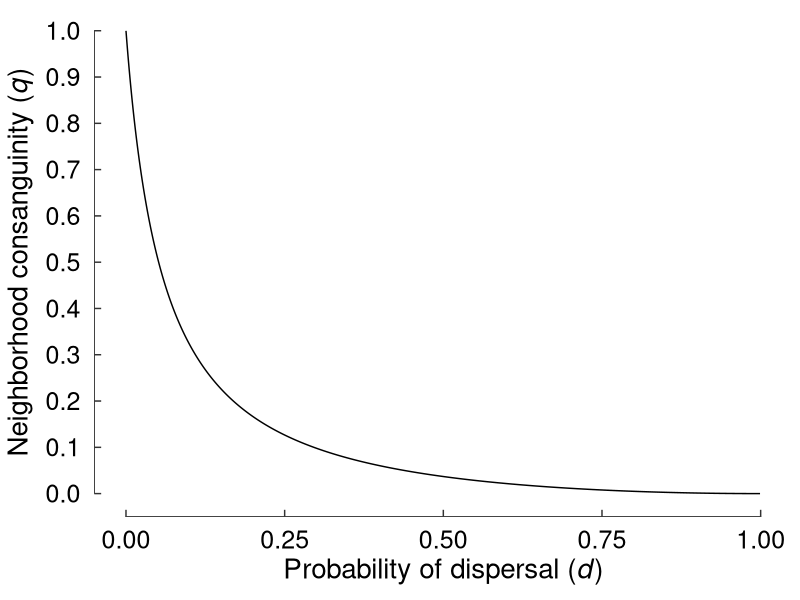
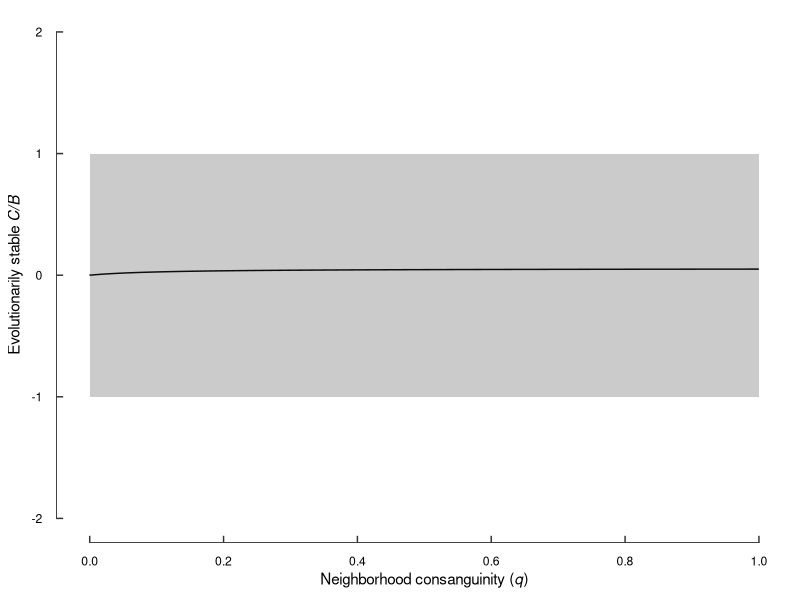
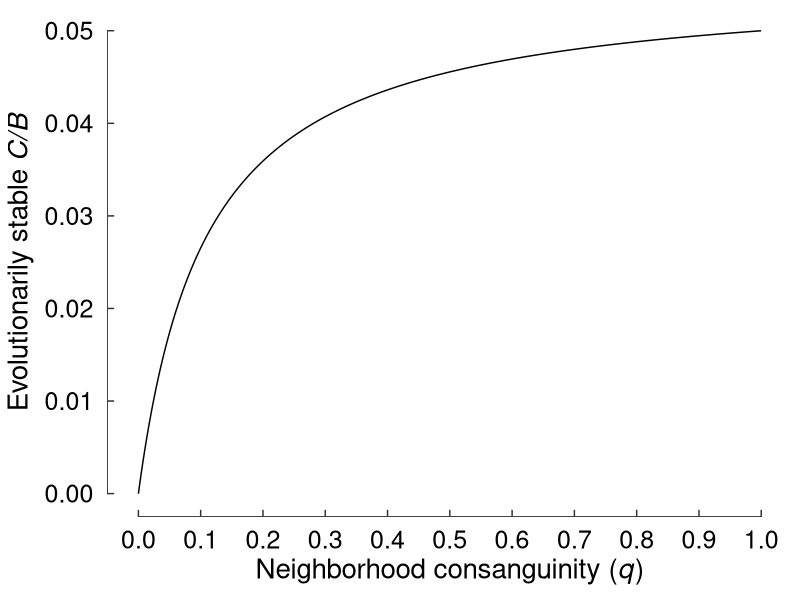
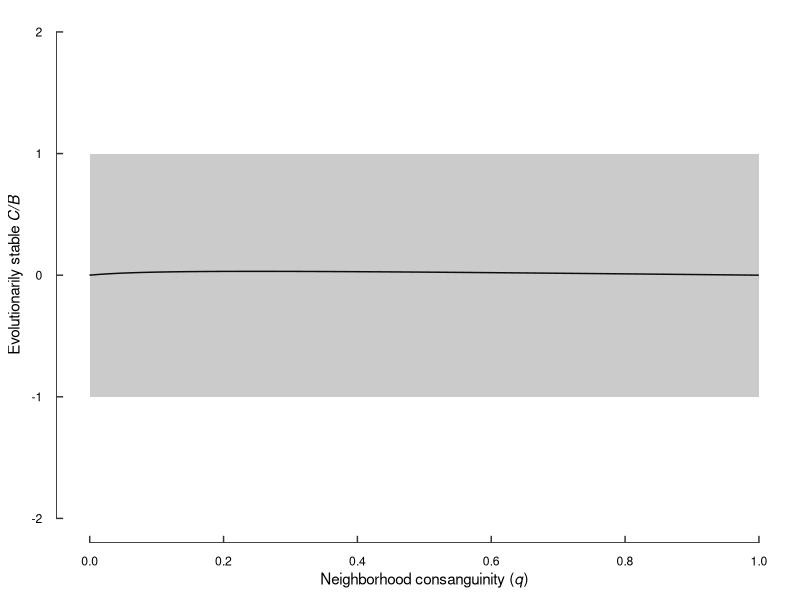
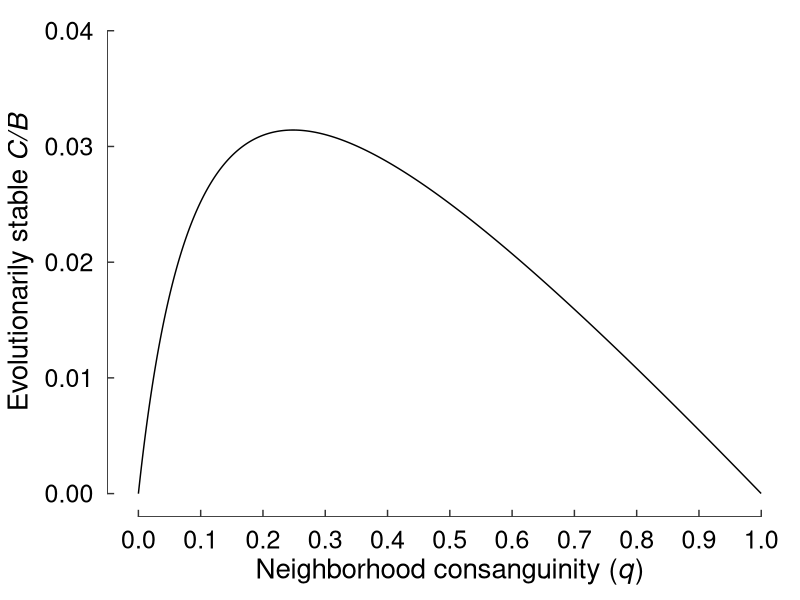
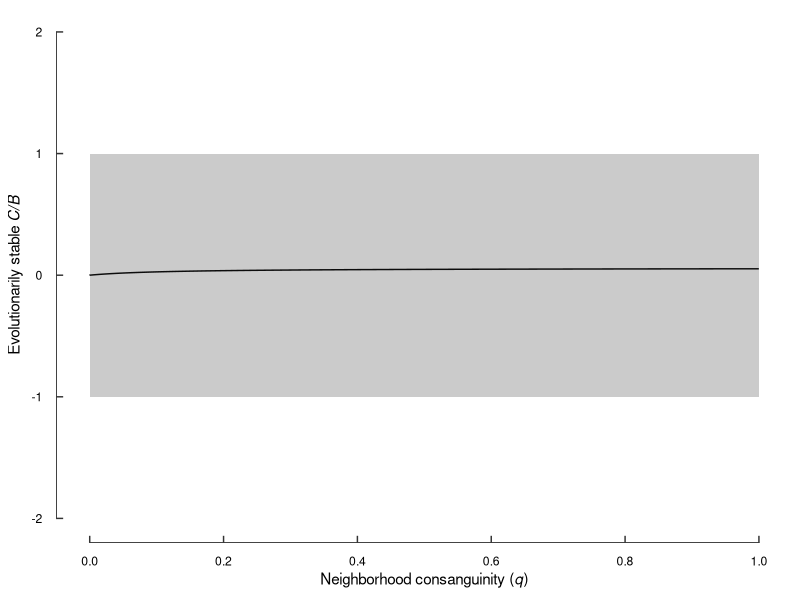
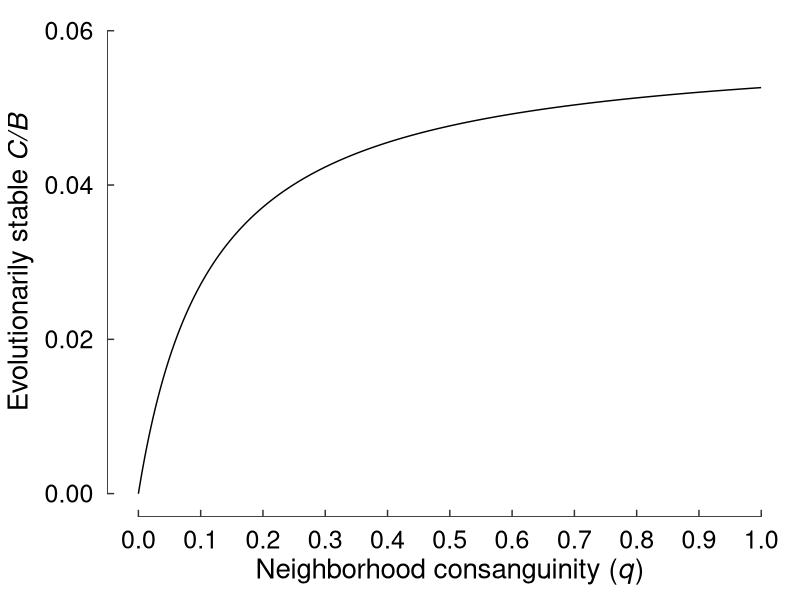
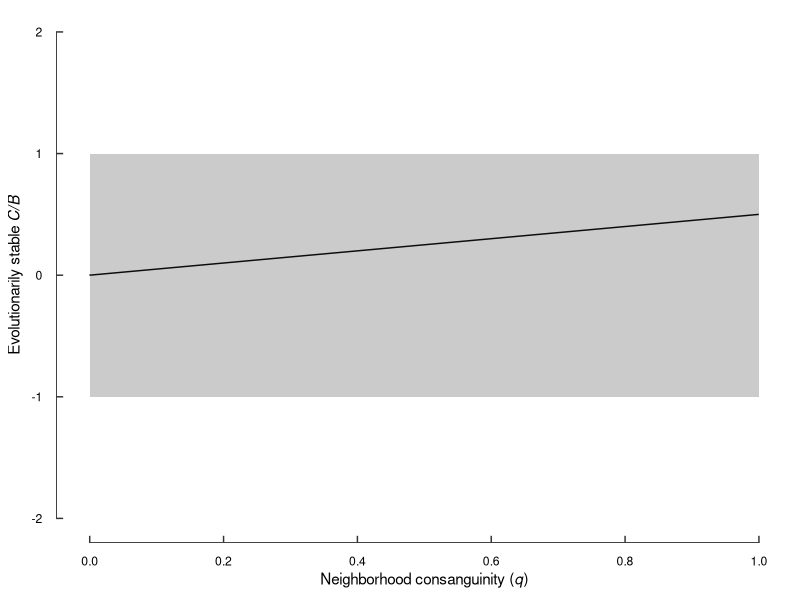

The R source for these figures, in order:
library(tidyverse)
library(cowplot)
library(ggthemes)

# seed variables
n <- 10
k <- 0.1
d <- seq(0.00001, 1, by = 0.001)

# generate data
df <- tibble(n, k, d)
consang <- df %>% 
  expand(n, k, d) %>% 
  mutate(h = (1 - d) / (1 - k*d)) %>% 
  mutate(q = (h^2)/(n - (h^2) * (n - 1))) %>% 
  mutate(cb_parent = ((q - ((1 - d)^2)*q)/(1 - ((1 - d)^2)*q))/2) %>% 
  mutate(cb_actdis = (q - ((1-d)^2)*q)/2) %>% 
  mutate(cb_actsed = ((q - ((1 - d)^2)*q)/(1 - (1 - d)*q))/2) %>% 
  mutate(cb_actdis_recdis = q/2) %>% 
  mutate(cb_actdis_recsed = (q - (1 - d)*q)/2) %>% 
  mutate(cb_actsed_recdis = ((q)/(1 - (1 - d)*q))/2) %>% 
  mutate(cb_actsed_recsed = ((q - (1 - d)*q)/(1 - (1 - d)*q))/2) %>% 
  mutate(cb_actdis_recdis_1 = 1/2) %>% 
  mutate(cb_actdis_recdis_0 = 0/2) %>% 
  mutate(cb_actdis_recsed_1 = (1 - (1 - d)*q)/2) %>% 
  mutate(cb_actdis_recsed_0 = -((1 - d)*q)/2) %>% 
  mutate(cb_actsed_recdis_1 = (1/(1 - (1 - d)*q))/2) %>%
  mutate(cb_actsed_recdis_0 = 0/2) %>%
  mutate(cb_actsed_recsed_1 = 1/2) %>%
  mutate(cb_actsed_recsed_0 = -((1 - d)*q)/(1 - (1 - d)*q)/2)

# build graphs
# generate theme
theme_cb <- theme_classic() +
  theme(
    axis.text = element_text(colour = "black"),
    axis.text.x = element_text(margin = margin(t = 10, unit = "pt")),
    axis.text.y = element_text(margin = margin(r = 10)),
    axis.line = element_blank(),
    axis.ticks.length = unit(-5,"pt"),
    panel.background = element_rect(fill = "transparent"),
    plot.background = element_rect(fill = "transparent", color = NA)
  )

theme_cb_zoom <- theme_classic() +
  theme(
    axis.title = element_text(size = 20),
    axis.text = element_text(size = 18, colour = "black"),
    axis.text.x = element_text(margin = margin(t = 10, unit = "pt")),
    axis.text.y = element_text(margin = margin(r = 10)),
    axis.line = element_blank(),
    axis.ticks.length = unit(-5,"pt"),
    panel.background = element_rect(fill = "transparent"),
    plot.background = element_rect(fill = "transparent", color = NA)
  )

# dispersal and consanguinity
fudge_axis <- tibble(d = c(0,1), q = c(0.001,1))
f_consang <- consang %>% 
  ggplot(aes(x = d, y = q)) + geom_line() +  
  labs(x = expression(paste("Probability of dispersal (", italic("d"), ")")), 
       y = expression(paste("Neighborhood consanguinity (", italic("q"), ")"))) + 
  theme_cb_zoom + geom_rangeframe(data = fudge_axis) + scale_y_continuous(breaks = seq(0, 1, 0.1))
f_consang
save_plot(f_consang, filename = "f_consang.pdf", base_height = 5, base_asp = 2)

# parent model
fudge_axis <- tibble(q = c(0,1), cb_parent = c(-2,2))
f_parent <- consang %>% 
  ggplot(aes(x = q, y = cb_parent)) + geom_line() +  
  labs(x = expression(paste("Neighborhood consanguinity (", italic("q"), ")")), 
                              y = expression(paste("Evolutionarily stable ", italic("C/B")))) + 
  theme_cb + geom_rangeframe(data = fudge_axis) + scale_x_continuous(breaks = seq(0, 1, 0.2)) + 
  geom_ribbon(aes(ymin = -1, ymax = 1), alpha=0.25)
f_parent

fudge_axis <- tibble(q = c(0,1), cb_parent = c(0,0.05))
f_parent_zoom <- ggplot(consang, aes(x = q, y = cb_parent)) + geom_line() +
  labs(x = expression(paste("Neighborhood consanguinity (", italic("q"), ")")), 
       y = expression(paste("Evolutionarily stable ", italic("C/B")))) + 
  theme_cb_zoom + scale_x_continuous(breaks = seq(0, 1, 0.1)) + geom_rangeframe(data = fudge_axis)
f_parent_zoom
save_plot(f_parent_zoom, filename = "f_parent_zoom.pdf", base_height = 5, base_asp = 2)

# actor dispersing
fudge_axis <- tibble(q = c(0,1), cb_actdis = c(-2,2))
f_actdis <- ggplot(consang, aes(x = q, y = cb_actdis)) + geom_line() +  
  labs(x = expression(paste("Neighborhood consanguinity (", italic("q"), ")")), 
       y = expression(paste("Evolutionarily stable ", italic("C/B")))) + 
  theme_cb + geom_rangeframe(data = fudge_axis) + scale_x_continuous(breaks = seq(0, 1, 0.2)) + 
  geom_ribbon(aes(ymin = -1, ymax = 1), alpha=0.25)
f_actdis

fudge_axis <- tibble(q = c(0,1), cb_actdis = c(0,0.04))
f_actdis_zoom <- ggplot(consang, aes(x = q, y = cb_actdis)) + geom_line() +  
  labs(x = expression(paste("Neighborhood consanguinity (", italic("q"), ")")), 
       y = expression(paste("Evolutionarily stable ", italic("C/B")))) + 
  theme_cb_zoom + scale_x_continuous(breaks = seq(0, 1, 0.1)) + geom_rangeframe(data = fudge_axis)
f_actdis_zoom
save_plot(f_actdis_zoom, filename = "f_actdis_zoom.pdf", base_height = 5, base_asp = 2)

# actor sedentary
fudge_axis <- tibble(q = c(0,1), cb_actsed = c(-2,2))
f_actsed <- ggplot(consang, aes(x = q, y = cb_actsed)) + geom_line() +  
  labs(x = expression(paste("Neighborhood consanguinity (", italic("q"), ")")), 
       y = expression(paste("Evolutionarily stable ", italic("C/B")))) + 
  theme_cb + geom_rangeframe(data = fudge_axis) + scale_x_continuous(breaks = seq(0, 1, 0.2)) + 
  geom_ribbon(aes(ymin = -1, ymax = 1), alpha=0.25)
f_actsed

fudge_axis <- tibble(q = c(0,1), cb_actsed = c(0,0.06))
f_actsed_zoom <- ggplot(consang, aes(x = q, y = cb_actsed)) + geom_line() +  
  labs(x = expression(paste("Neighborhood consanguinity (", italic("q"), ")")), 
       y = expression(paste("Evolutionarily stable ", italic("C/B")))) + 
  theme_cb_zoom + scale_x_continuous(breaks = seq(0, 1, 0.1)) + geom_rangeframe(data = fudge_axis)
f_actsed_zoom
save_plot(f_actsed_zoom, filename = "f_actsed_zoom.pdf", base_height = 5, base_asp = 2)

# actor dispersing, recipient dispersing
fudge_axis <- tibble(q = c(0,1), cb_actdis_recdis = c(-2,2))
f_actdis_recdis <- ggplot(consang, aes(x = q, y = cb_actdis_recdis)) + geom_line() +  
  labs(x = expression(paste("Neighborhood consanguinity (", italic("q"), ")")), 
       y = expression(paste("Evolutionarily stable ", italic("C/B")))) + 
  theme_cb + geom_rangeframe(data = fudge_axis) + scale_x_continuous(breaks = seq(0, 1, 0.2)) + 
  geom_ribbon(aes(ymin = -1, ymax = 1), alpha=0.25)
f_actdis_recdis

fudge_axis <- tibble(q = c(0,1), cb_actdis_recdis = c(0,0.5))
f_actdis_recdis_zoom <- ggplot(consang, aes(x = q, y = cb_actdis_recdis)) + geom_line() +  
  labs(x = expression(paste("Neighborhood consanguinity (", italic("q"), ")")), 
       y = expression(paste("Evolutionarily stable ", italic("C/B")))) + 
  theme_cb_zoom + scale_x_continuous(breaks = seq(0, 1, 0.1)) + geom_rangeframe(data = fudge_axis)
f_actdis_recdis_zoom
save_plot(f_actdis_recdis_zoom, filename = "f_actdis_recdis_zoom.pdf", base_height = 5, base_asp = 2)

# actor dispersing, recipient sedentary
fudge_axis <- tibble(q = c(0,1), cb_actdis_recsed = c(-2,2))
f_actdis_recsed <- ggplot(consang, aes(x = q, y = cb_actdis_recsed)) + geom_line() +  
  labs(x = expression(paste("Neighborhood consanguinity (", italic("q"), ")")), 
       y = expression(paste("Evolutionarily stable ", italic("C/B")))) + 
  theme_cb + geom_rangeframe(data = fudge_axis) + scale_x_continuous(breaks = seq(0, 1, 0.2)) + 
  geom_ribbon(aes(ymin = -1, ymax = 1), alpha=0.25)
f_actdis_recsed

fudge_axis <- tibble(q = c(0,1), cb_actdis_recsed = c(0,0.02))
f_actdis_recsed_zoom <- ggplot(consang, aes(x = q, y = cb_actdis_recsed)) + geom_line() +  
  labs(x = expression(paste("Neighborhood consanguinity (", italic("q"), ")")), 
       y = expression(paste("Evolutionarily stable ", italic("C/B")))) + 
  theme_cb_zoom + scale_x_continuous(breaks = seq(0, 1, 0.1)) + geom_rangeframe(data = fudge_axis)
f_actdis_recsed_zoom
save_plot(f_actdis_recsed_zoom, filename = "f_actdis_recsed_zoom.pdf", base_height = 5, base_asp = 2)

# actor sedentary, recipient dispersing
fudge_axis <- tibble(q = c(0,1), cb_actsed_recdis = c(-2,2))
f_actsed_recdis <- ggplot(consang, aes(x = q, y = cb_actsed_recdis)) + geom_line() +  
  labs(x = expression(paste("Neighborhood consanguinity (", italic("q"), ")")), 
       y = expression(paste("Evolutionarily stable ", italic("C/B")))) + 
  theme_cb + geom_rangeframe(data = fudge_axis) + scale_x_continuous(breaks = seq(0, 1, 0.2)) + 
  ylim(-2,2) + geom_ribbon(aes(ymin = -1, ymax = 1), alpha=0.25)
f_actsed_recdis

fudge_axis <- tibble(q = c(0,1), cb_actsed_recdis = c(0,10))
f_actsed_recdis_zoom <- ggplot(consang, aes(x = q, y = cb_actsed_recdis)) + geom_line() +  
  labs(x = expression(paste("Neighborhood consanguinity (", italic("q"), ")")), 
       y = expression(paste("Evolutionarily stable ", italic("C/B")))) + 
  theme_cb_zoom + scale_x_continuous(breaks = seq(0, 1, 0.1)) + geom_rangeframe(data = fudge_axis) + 
  ylim(0,10)
f_actsed_recdis_zoom
save_plot(f_actsed_recdis_zoom, filename = "f_actsed_recdis_zoom.pdf", base_height = 5, base_asp = 2)

# actor sedentary, recipient sedentary
fudge_axis <- tibble(q = c(0,1), cb_actsed_recsed = c(-2,2))
f_actsed_recsed <- ggplot(consang, aes(x = q, y = cb_actsed_recsed)) + geom_line() +  
  labs(x = expression(paste("Neighborhood consanguinity (", italic("q"), ")")), 
        y = expression(paste("Evolutionarily stable ", italic("C/B")))) + 
  theme_cb + geom_rangeframe(data = fudge_axis) + scale_x_continuous(breaks = seq(0, 1, 0.2)) + 
  geom_ribbon(aes(ymin = -1, ymax = 1), alpha=0.25)
f_actsed_recsed

fudge_axis <- tibble(q = c(0,1), cb_actsed_recsed = c(0,0.03))
f_actsed_recsed_zoom <- ggplot(consang, aes(x = q, y = cb_actsed_recsed)) + geom_line() +  
  labs(x = expression(paste("Neighborhood consanguinity (", italic("q"), ")")), 
       y = expression(paste("Evolutionarily stable ", italic("C/B")))) + 
  theme_cb_zoom + scale_x_continuous(breaks = seq(0.1, 1, 0.1)) + geom_rangeframe(data = fudge_axis)
f_actsed_recsed_zoom
save_plot(f_actsed_recsed_zoom, filename = "f_actsed_recsed_zoom.pdf", base_height = 5, base_asp = 2)

# actor dispersing, recipient dispersing, Q = 1
fudge_axis <- tibble(q = c(0,1), cb_actdis_recdis_1 = c(-2,2))
f_actdis_recdis_1 <- ggplot(consang, aes(x = q, y = cb_actdis_recdis_1)) + geom_line() +  
  labs(x = expression(paste("Neighborhood consanguinity (", italic("q"), ")")), 
       y = expression(paste("Evolutionarily stable ", italic("C/B")))) + 
  theme_cb + geom_rangeframe(data = fudge_axis) + scale_x_continuous(breaks = seq(0, 1, 0.2)) + 
  geom_ribbon(aes(ymin = -1, ymax = 1), alpha=0.25)
f_actdis_recdis_1

fudge_axis <- tibble(q = c(0,1), cb_actdis_recdis_1 = c(0.45,0.55))
f_actdis_recdis_1_zoom <- ggplot(consang, aes(x = q, y = cb_actdis_recdis_1)) + geom_line() +  
  labs(x = expression(paste("Neighborhood consanguinity (", italic("q"), ")")), 
       y = expression(paste("Evolutionarily stable ", italic("C/B")))) + 
  theme_cb_zoom + scale_x_continuous(breaks = seq(0, 1, 0.1)) + geom_rangeframe(data = fudge_axis)
f_actdis_recdis_1_zoom
save_plot(f_actdis_recdis_1_zoom, filename = "f_actdis_recdis_1_zoom.pdf", base_height = 5, base_asp = 2)

# actor dispersing, recipient dispersing, Q = 0
fudge_axis <- tibble(q = c(0,1), cb_actdis_recdis_0 = c(-2,2))
f_actdis_recdis_0 <- ggplot(consang, aes(x = q, y = cb_actdis_recdis_0)) + geom_line() +  
  labs(x = expression(paste("Neighborhood consanguinity (", italic("q"), ")")), 
       y = expression(paste("Evolutionarily stable ", italic("C/B")))) + 
  theme_cb + geom_rangeframe(data = fudge_axis) + scale_x_continuous(breaks = seq(0, 1, 0.2)) + 
  geom_ribbon(aes(ymin = -1, ymax = 1), alpha=0.25)
f_actdis_recdis_0

fudge_axis <- tibble(q = c(0,1), cb_actdis_recdis_0 = c(-0.05,0.05))
f_actdis_recdis_0_zoom <- ggplot(consang, aes(x = q, y = cb_actdis_recdis_0)) + geom_line() +  
  labs(x = expression(paste("Neighborhood consanguinity (", italic("q"), ")")), 
       y = expression(paste("Evolutionarily stable ", italic("C/B")))) + 
  theme_cb_zoom + scale_x_continuous(breaks = seq(0, 1, 0.1)) + geom_rangeframe(data = fudge_axis)
f_actdis_recdis_0_zoom
save_plot(f_actdis_recdis_0_zoom, filename = "f_actdis_recdis_0_zoom.pdf", base_height = 5, base_asp = 2)

# actor dispersing, recipient sedentary, Q = 1
fudge_axis <- tibble(q = c(0,1), cb_actdis_recsed_1 = c(-2,2))
f_actdis_recsed_1 <- ggplot(consang, aes(x = q, y = cb_actdis_recsed_1)) + geom_line() +  
  labs(x = expression(paste("Neighborhood consanguinity (", italic("q"), ")")), 
       y = expression(paste("Evolutionarily stable ", italic("C/B")))) + 
  theme_cb + geom_rangeframe(data = fudge_axis) + scale_x_continuous(breaks = seq(0, 1, 0.2)) + 
  geom_ribbon(aes(ymin = -1, ymax = 1), alpha=0.25)
f_actdis_recsed_1

fudge_axis <- tibble(q = c(0,1), cb_actdis_recsed_1 = c(0,0.5))
f_actdis_recsed_1_zoom <- ggplot(consang, aes(x = q, y = cb_actdis_recsed_1)) + geom_line() +  
  labs(x = expression(paste("Neighborhood consanguinity (", italic("q"), ")")), 
       y = expression(paste("Evolutionarily stable ", italic("C/B")))) + 
  theme_cb_zoom + scale_x_continuous(breaks = seq(0, 1, 0.1)) + geom_rangeframe(data = fudge_axis)
f_actdis_recsed_1_zoom
save_plot(f_actdis_recsed_1_zoom, filename = "f_actdis_recsed_1_zoom.pdf", base_height = 5, base_asp = 2)

# actor dispersing, recipient sedentary, Q = 0
fudge_axis <- tibble(q = c(0,1), cb_actdis_recsed_0 = c(-2,2))
f_actdis_recsed_0 <- ggplot(consang, aes(x = q, y = cb_actdis_recsed_0)) + geom_line() +  
  labs(x = expression(paste("Neighborhood consanguinity (", italic("q"), ")")), 
       y = expression(paste("Evolutionarily stable ", italic("C/B")))) + 
  theme_cb + geom_rangeframe(data = fudge_axis) + scale_x_continuous(breaks = seq(0, 1, 0.2)) + 
  geom_ribbon(aes(ymin = -1, ymax = 1), alpha=0.25)
f_actdis_recsed_0

fudge_axis <- tibble(q = c(0,1), cb_actdis_recsed_0 = c(0,-0.5))
f_actdis_recsed_0_zoom <- ggplot(consang, aes(x = q, y = cb_actdis_recsed_0)) + geom_line() +  
  labs(x = expression(paste("Neighborhood consanguinity (", italic("q"), ")")), 
       y = expression(paste("Evolutionarily stable ", italic("C/B")))) + 
  theme_cb_zoom + scale_x_continuous(breaks = seq(0, 1, 0.1)) + geom_rangeframe(data = fudge_axis)
f_actdis_recsed_0_zoom
save_plot(f_actdis_recsed_0_zoom, filename = "f_actdis_recsed_0_zoom.pdf", base_height = 5, base_asp = 2)

# actor sedentary, recipient dispersing, Q = 1
fudge_axis <- tibble(q = c(0,1), cb_actsed_recdis_1 = c(-2,2))
f_actsed_recdis_1 <- ggplot(consang, aes(x = q, y = cb_actsed_recdis_1)) + geom_line() +  
  labs(x = expression(paste("Neighborhood consanguinity (", italic("q"), ")")), 
       y = expression(paste("Evolutionarily stable ", italic("C/B")))) + 
  theme_cb + geom_rangeframe(data = fudge_axis) + scale_x_continuous(breaks = seq(0, 1, 0.2)) + 
  ylim(-2,2) + geom_ribbon(aes(ymin = -1, ymax = 1), alpha=0.25)
f_actsed_recdis_1

fudge_axis <- tibble(q = c(0,1), cb_actsed_recdis_1 = c(0,10))
f_actsed_recdis_1_zoom <- ggplot(consang, aes(x = q, y = cb_actsed_recdis_1)) + geom_line() +  
  labs(x = expression(paste("Neighborhood consanguinity (", italic("q"), ")")), 
       y = expression(paste("Evolutionarily stable ", italic("C/B")))) + 
  theme_cb_zoom + scale_x_continuous(breaks = seq(0, 1, 0.1)) + geom_rangeframe(data = fudge_axis) + 
  ylim(0,10)
f_actsed_recdis_1_zoom
save_plot(f_actsed_recdis_1_zoom, filename = "f_actsed_recdis_1_zoom.pdf", base_height = 5, base_asp = 2)

# actor sedentary, recipient dispersing, Q = 0
fudge_axis <- tibble(q = c(0,1), cb_actsed_recdis_0 = c(-2,2))
f_actsed_recdis_0 <- ggplot(consang, aes(x = q, y = cb_actsed_recdis_0)) + geom_line() +  
  labs(x = expression(paste("Neighborhood consanguinity (", italic("q"), ")")), 
       y = expression(paste("Evolutionarily stable ", italic("C/B")))) + 
  theme_cb + geom_rangeframe(data = fudge_axis) + scale_x_continuous(breaks = seq(0, 1, 0.2)) + 
  geom_ribbon(aes(ymin = -1, ymax = 1), alpha=0.25)
f_actsed_recdis_0

fudge_axis <- tibble(q = c(0,1), cb_actsed_recdis_0 = c(-0.05,0.05))
f_actsed_recdis_0_zoom <- ggplot(consang, aes(x = q, y = cb_actsed_recdis_0)) + geom_line() +  
  labs(x = expression(paste("Neighborhood consanguinity (", italic("q"), ")")), 
       y = expression(paste("Evolutionarily stable ", italic("C/B")))) + 
  theme_cb_zoom + scale_x_continuous(breaks = seq(0, 1, 0.1)) + geom_rangeframe(data = fudge_axis)
f_actsed_recdis_0_zoom
save_plot(f_actsed_recdis_0_zoom, filename = "f_actsed_recdis_0_zoom.pdf", base_height = 5, base_asp = 2)

# actor sedentary, recipient sedentary, Q = 1
fudge_axis <- tibble(q = c(0,1), cb_actsed_recsed_1 = c(-2,2))
f_actsed_recsed_1 <- ggplot(consang, aes(x = q, y = cb_actsed_recsed_1)) + geom_line() +  
  labs(x = expression(paste("Neighborhood consanguinity (", italic("q"), ")")), 
       y = expression(paste("Evolutionarily stable ", italic("C/B")))) + 
  theme_cb + geom_rangeframe(data = fudge_axis) + scale_x_continuous(breaks = seq(0, 1, 0.2)) + 
  geom_ribbon(aes(ymin = -1, ymax = 1), alpha=0.25)
f_actsed_recsed_1

fudge_axis <- tibble(q = c(0,1), cb_actsed_recsed_1 = c(0.45,0.55))
f_actsed_recsed_1_zoom <- ggplot(consang, aes(x = q, y = cb_actsed_recsed_1)) + geom_line() +  
  labs(x = expression(paste("Neighborhood consanguinity (", italic("q"), ")")), 
       y = expression(paste("Evolutionarily stable ", italic("C/B")))) + 
  theme_cb_zoom + scale_x_continuous(breaks = seq(0, 1, 0.1)) + geom_rangeframe(data = fudge_axis)
f_actsed_recsed_1_zoom
save_plot(f_actsed_recsed_1_zoom, filename = "f_actsed_recsed_1_zoom.pdf", base_height = 5, base_asp = 2)

# actor sedentary, recipient sedentary, Q = 0
fudge_axis <- tibble(q = c(0,1), cb_actsed_recsed_0 = c(-2,2))
f_actsed_recsed_0 <- ggplot(consang, aes(x = q, y = cb_actsed_recsed_0)) + geom_line() +  
  labs(x = expression(paste("Neighborhood consanguinity (", italic("q"), ")")), 
       y = expression(paste("Evolutionarily stable ", italic("C/B")))) + 
  theme_cb + geom_rangeframe(data = fudge_axis) + scale_x_continuous(breaks = seq(0, 1, 0.2)) + 
  geom_ribbon(aes(ymin = -1, ymax = 1), alpha=0.25) + ylim(-2,2)
f_actsed_recsed_0

fudge_axis <- tibble(q = c(0,1), cb_actsed_recsed_0 = c(0,-10))
f_actsed_recsed_0_zoom <- ggplot(consang, aes(x = q, y = cb_actsed_recsed_0)) + geom_line() +  
  labs(x = expression(paste("Neighborhood consanguinity (", italic("q"), ")")), 
       y = expression(paste("Evolutionarily stable ", italic("C/B")))) + 
  theme_cb_zoom + scale_x_continuous(breaks = seq(0, 1, 0.1)) + geom_rangeframe(data = fudge_axis) + 
  ylim(-10,0)
f_actsed_recsed_0_zoom
save_plot(f_actsed_recsed_0_zoom, filename = "f_actsed_recsed_0_zoom.pdf", base_height = 5, base_asp = 2)

# generate combined plot of actor-only actual cost-benefit ratios (unscaled)
zoom_act <- plot_grid(f_actdis_zoom, f_actsed_zoom)
zoom_act

# generate combined plot of actual cost-benefit ratios on the same scale
scaled <- plot_grid(f_parent + theme(axis.title.x = element_blank(), axis.title.y = element_blank()),  
          f_actdis + theme(axis.title.x = element_blank(), axis.title.y = element_blank()),  
          f_actsed + theme(axis.title.x = element_blank(), axis.title.y = element_blank()), 
          f_actdis_recdis + theme(axis.title.x = element_blank(), axis.title.y = element_blank()), 
          f_actdis_recsed + theme(axis.title.x = element_blank(), axis.title.y = element_blank()), 
          f_actsed_recdis + theme(axis.title.x = element_blank(), axis.title.y = element_blank()), 
          f_actsed_recsed + theme(axis.title.x = element_blank(), axis.title.y = element_blank()), 
          f_actdis_recdis_1 + theme(axis.title.x = element_blank(), axis.title.y = element_blank()), 
          f_actdis_recdis_0 + theme(axis.title.x = element_blank(), axis.title.y = element_blank()), 
          f_actdis_recsed_1 + theme(axis.title.x = element_blank(), axis.title.y = element_blank()), 
          f_actdis_recsed_0 + theme(axis.title.x = element_blank(), axis.title.y = element_blank()), 
          f_actsed_recdis_1 + theme(axis.title.x = element_blank(), axis.title.y = element_blank()),  
          f_actsed_recdis_0 + theme(axis.title.x = element_blank(), axis.title.y = element_blank()), 
          f_actsed_recsed_1 + theme(axis.title.x = element_blank(), axis.title.y = element_blank()), 
          f_actsed_recsed_0 + theme(axis.title.x = element_blank(), axis.title.y = element_blank()),
          ncol = 3, labels = "auto", label_x = 0.2, hjust = 0, label_size = 18, align = "hv")

y_axis <- ggdraw() + draw_label(expression(paste("Evolutionarily stable ", italic("C/B"))),
                                fontface = 'bold', size = 20, hjust = 0.5, angle = 90)
x_axis <- ggdraw() + draw_label(expression(paste("Neighborhood consanguinity (", italic("q"), ")")), 
                                fontface = 'bold', size = 20, hjust = 0.5)
cb_scaled <- plot_grid(y_axis, scaled, NULL, x_axis, nrow = 2, ncol = 2, rel_widths = c(0.1, 1), rel_heights = c(1, 0.1))
save_plot(cb_scaled, filename = "cb_scaled.pdf", base_width = 8.5, base_height = 8)